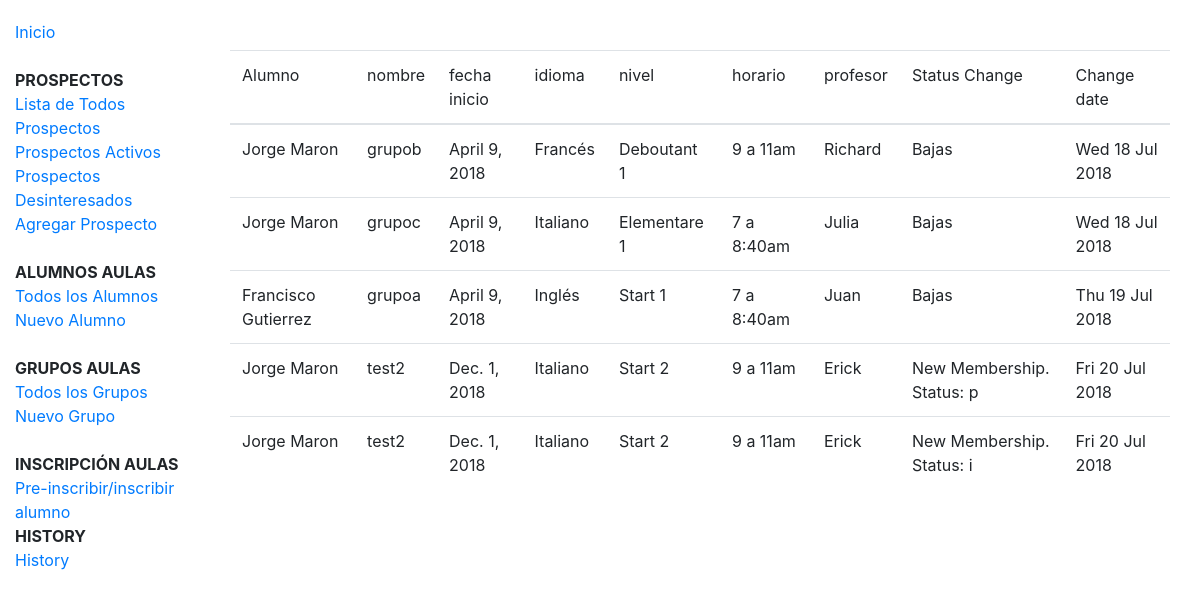
The app's page /history/all/ with its own data.
### history/models.py (models this page shows, shortened)
class History(models.Model):
    nombre = models.CharField(max_length=100)
    fecha_inicio = models.DateField(null=True, blank=True)
    idioma = models.ForeignKey("grupos.Idioma", on_delete=models.SET_NULL, null=True)
    nivel = models.ForeignKey("grupos.Nivel", on_delete=models.SET_NULL, null=True)
    horario = models.ForeignKey("grupos.Horario", on_delete=models.SET_NULL, null=True)
    profesor = models.ForeignKey("grupos.Profesor", on_delete=models.SET_NULL, null=True)
    salon = models.ForeignKey("grupos.Salon", on_delete=models.SET_NULL, null=True)
    alumno = models.ForeignKey("grupos.Alumno", on_delete=models.SET_NULL, null=True)
    status = models.CharField(max_length=50)
    created = models.DateTimeField(editable=False, auto_now_add=True)

### grupos/models.py (models this page shows, shortened)
class Alumno(models.Model):
    nombre = models.CharField(max_length=100)
    apaterno = models.CharField(max_length=100)
    amaterno = models.CharField(max_length=100, blank=True, null=True)
    cel = models.IntegerField(blank=True, null=True)
    tel = models.IntegerField(blank=True, null=True)
    email = models.EmailField(blank=True, null=True)
    fecha_nacimiento = models.DateField(null=True, blank=True)
    direccion = models.CharField(max_length=400)

class Idioma(models.Model):
    name = models.CharField(max_length=100, help_text="Ingresa el idioma de interés (Inglés, Español etc.)")

class Nivel(models.Model):
    idioma = models.ForeignKey(Idioma, on_delete=models.CASCADE, null=True)
    name = models.CharField(max_length=100, help_text="Ingresa el nivel)")

class Horario(models.Model):
    name = models.CharField(max_length=100, help_text="Ingresa el horario")

class Profesor(models.Model):
    name = models.CharField(max_length=100, help_text="Ingresa el profesor")

### history/views.py (the view)
# urls.py: path('all/', views.historyall, name='alumno-all'),
def historyall(request):
    recs = History.objects.all().order_by('created')
    return render(request, 'history/history.list.html', {'records':recs})

### history/templates/history/history.list.html
{% extends "base_generic.html" %}
{% block content %}
    <div class="container-fluid" style="padding-top: 50px;">
    <table class="table">
        <thread>
            <tr>
                <td>Alumno</td>
                <td>nombre</td>
                <td>fecha inicio</td>
                <td>idioma</td>
                <td>nivel</td>
                <td>horario</td>
                <td>profesor</td>
                <td>Status Change</td>
                <td>Change date</td>
            </tr>
        </thread>
        <tbody>
        {% for rec in records %}
            <tr>
            <td>{{ rec.alumno.nombre }} {{ rec.alumno.apaterno }}</td>
            <td>{{ rec.nombre }}</td>
            <td>{{ rec.fecha_inicio }}</td>
            <td>{{ rec.idioma.name }}</td>
            <td>{{ rec.nivel.name }}</td>
            <td>{{ rec.horario.name }}</td>
            <td>{{ rec.profesor.name }}</td>
            <td>{{ rec.status }}</td>
            <td>{{ rec.created|date:"D d M Y"  }}</td>
            </tr>
        {% endfor %}
        </tbody>
    </table>
    </div>
{% endblock %}

### records on screen
History: alumno.nombre "Jorge", alumno.apaterno "Maron", nombre "grupob", fecha_inicio "April 9, 2018", idioma.name "Francés", nivel.name "Deboutant 1", horario.name "9 a 11am", profesor.name "Richard", status "Bajas", created "Wed 18 Jul 2018"
History: alumno.nombre "Jorge", alumno.apaterno "Maron", nombre "grupoc", fecha_inicio "April 9, 2018", idioma.name "Italiano", nivel.name "Elementare 1", horario.name "7 a 8:40am", profesor.name "Julia", status "Bajas", created "Wed 18 Jul 2018"
History: alumno.nombre "Francisco", alumno.apaterno "Gutierrez", nombre "grupoa", fecha_inicio "April 9, 2018", idioma.name "Inglés", nivel.name "Start 1", horario.name "7 a 8:40am", profesor.name "Juan", status "Bajas", created "Thu 19 Jul 2018"
History: alumno.nombre "Jorge", alumno.apaterno "Maron", nombre "test2", fecha_inicio "Dec. 1, 2018", idioma.name "Italiano", nivel.name "Start 2", horario.name "9 a 11am", profesor.name "Erick", status "New Membership. Status: p", created "Fri 20 Jul 2018"
History: alumno.nombre "Jorge", alumno.apaterno "Maron", nombre "test2", fecha_inicio "Dec. 1, 2018", idioma.name "Italiano", nivel.name "Start 2", horario.name "9 a 11am", profesor.name "Erick", status "New Membership. Status: i", created "Fri 20 Jul 2018"
